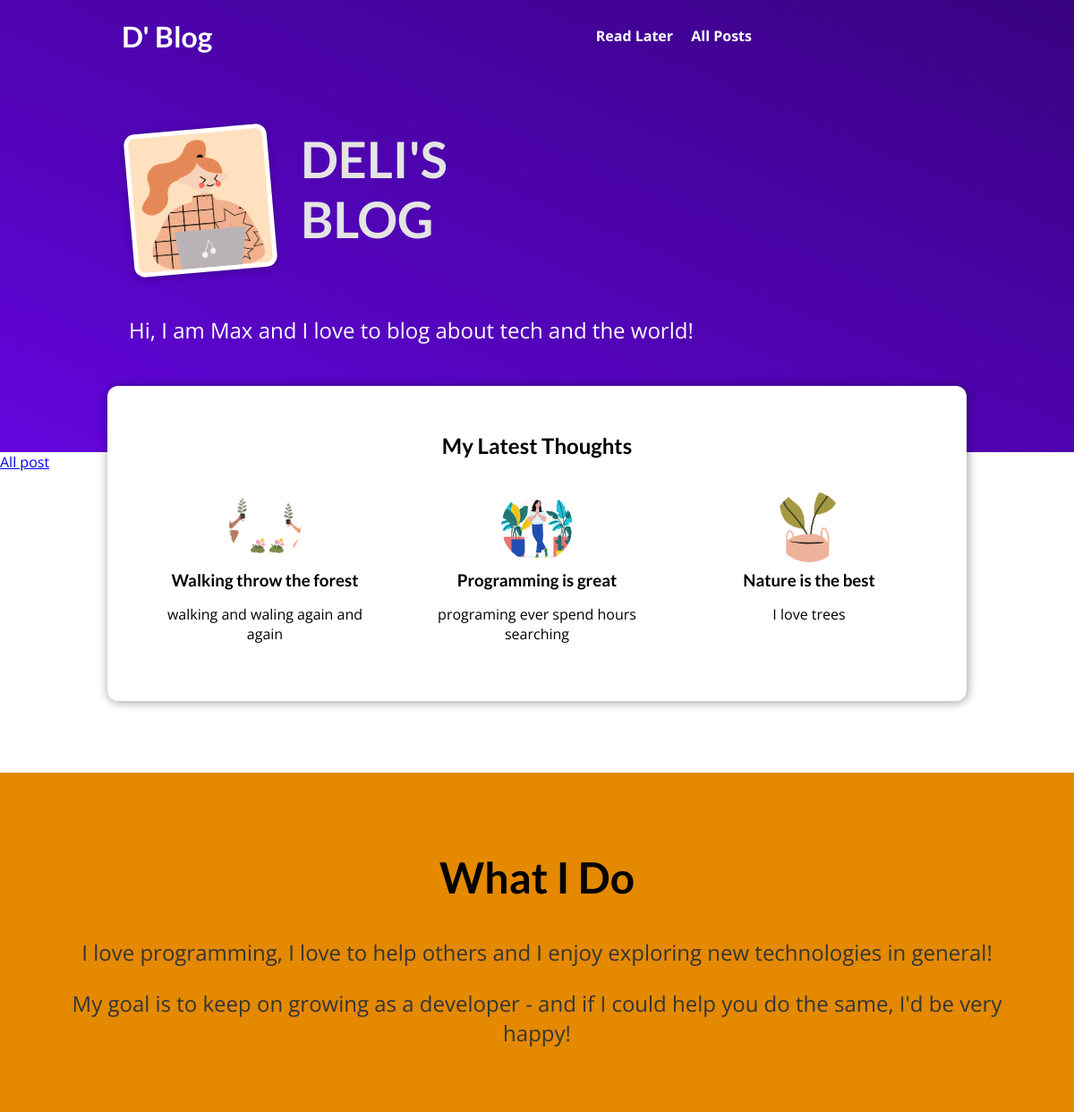
The page / on the database its author committed.
### blog/models.py (models this page shows, shortened)
class Post(models.Model):
    title = models.CharField(max_length=100)
    excerpt = models.CharField(max_length=300) # TextField
    image= models.ImageField(upload_to="posts", null=True) # ImageField , ImageField.height_field, ImageField.width_field , "posts" should be inside "uploads" folder e.i. /uploads/posts
    date = models.DateField(auto_now=True)
    slug = models.SlugField(unique=True, db_index=True)
    content = models.TextField(validators=[MinLengthValidator(10)])
    author = models.ForeignKey(Author, on_delete=models.SET_NULL, null=True, related_name="posts")
    tag = models.ManyToManyField(Tag)

### blog/views.py (the view)
# urls.py: path("", views.StartingPageView.as_view(), name="starting-page"),
class StartingPageView(ListView):
    template_name = "blog/index.html"
    model = Post
    ordering = ["-date"] # define how display data// I could add as an extra entry year, is posible added multiple ordering fields
    context_object_name = "posts"
    def get_queryset(self):
        queryset = super().get_queryset()
        data = queryset[:3]
        return data

### blog/templates/blog/index.html (shortened to what this page needs)
{% extends "base.html" %}
{% load static %}
{% block css_files %}
  <link rel="stylesheet" href="{% static "blog/post.css" %}" />
  <link rel="stylesheet" href="{% static "blog/index.css" %}" />
{% endblock %}
{% block content %}
<section id="welcome">
  <header>
    <img src="{% static "blog/images/Cool Kids - Bust.png" %}" alt="D - The Author Of This Blog" />
    <h2>DELI'S BLOG</h2>
  </header>
  <p>Hi, I am Max and I love to blog about tech and the world!</p>
</section>
<main><nav><a href="{% url "posts-page" %}" >All post</a></nav></main>
<section id="latest-posts">
  <h2>My Latest Thoughts</h2>
  <ul>
    {% for post in posts %}
      {% include "blog/includes/post.html" %}
    {% endfor %}
  </ul>
</section>
<section id="about">
  <h2>What I Do</h2>
  <p>
    I love programming, I love to help others and I enjoy exploring new
    technologies in general!
  </p>
  <p>
    My goal is to keep on growing as a developer - and if I could help you do
    the same, I'd be very happy!
  </p>
</section>
{% endblock %}

### blog/templates/blog/includes/post.html
<li>
    <article  class="post">
      <a href="{% url "post-detail-page" slug=post.slug %}">
        <img src="{{ post.image.url }}" alt="{{ post.title }}" />
        <div class="post__content">
          <h3>{{ post.title }}</h3>
          <p>{{ post.excerpt }}</p>
        </div>
      </a>
    </article>
  </li>

### static/app.css (style rules this page uses)
* { box-sizing: border-box; }
html { font-family: 'Open Sans', 'Lato', sans-serif; }
body { margin: 0; }
h1, h2, h3 { font-family: 'Lato', sans-serif; font-weight: bold; }

### blog/static/blog/post.css (style rules this page uses)
.post { display: flex; flex-direction: column; align-items: center; text-align: center; }
.post a { text-decoration: none; color: black; transition: all 0.2s ease; padding: 1rem; }
.post img { width: 5rem; height: 5rem; object-fit: cover; border-radius: 50%; }
.post h3 { margin: 0.25rem 0; }

### blog/static/blog/index.css (style rules this page uses)
#welcome { background: linear-gradient(to right top, #6305dd, #390281); padding: 6rem 12%; }
#welcome header { display: flex; align-items: flex-start; margin: 3rem auto; }
#welcome img { width: 10rem; height: 10rem; object-fit: cover; object-position: top; border: 5px solid white; border-radius: 12px; background-color: #ffe1bf; transform: rotateZ(-5deg); box-shadow: 0 2px 8px rgba(0, 0, 0, 0.25); }
#welcome h2 { font-size: 3.5rem; margin: 0 0 0 2rem; color: #e4e4e4; width: 10rem; }
#welcome p { color: white; font-size: 1.5rem; }
#latest-posts { background-color: white; padding: 2rem; border-radius: 12px; width: 60rem; margin: -6rem auto 2rem auto; box-shadow: 1px 1px 12px rgba(0, 0, 0, 0.4); }
#latest-posts h2 { text-align: center; }
#latest-posts ul { list-style: none; margin: 0; padding: 0; display: flex; gap: 1rem; }
#latest-posts li { flex: 1; }
#about { text-align: center; padding: 3rem; background-color: #e48900; margin-top: 5rem; }
#about h2 { font-size: 3rem; }
#about p { font-size: 1.5rem; color: #353535; }

### rows shown on the page
Post: image (picture), title "Walking throw the forest", excerpt "walking and waling again and again"
Post: image (picture), title "Programming is great", excerpt "programing ever spend hours searching"
Post: image (picture), title "Nature is the best", excerpt "I love trees"
